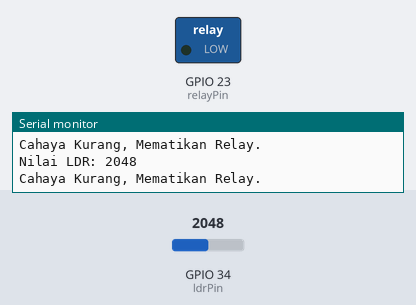
Bench run of a sketch on a simulated ESP32. On the bench: switched loads named in the sketch (green lamp = pin HIGH), the last lines printed to the serial monitor. The inputs (shaded band) are chosen by the test bench; at power-on: GPIO 34 (ldrPin) = 2048.

Above: at 1.8 s.
1.9 s: GPIO 34 (ldrPin) set to 320
3.4 s: GPIO 34 (ldrPin) set to 268
At 4.3 s:
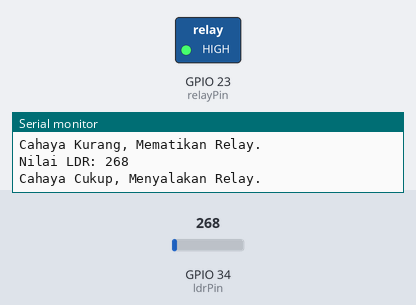
5.5 s: GPIO 34 (ldrPin) set to 340
At 7.0 s:
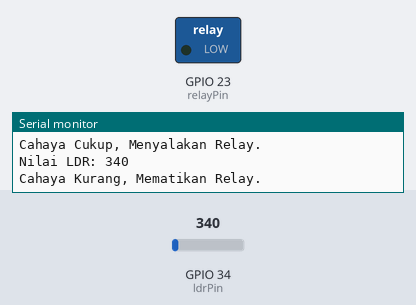
7.5 s: GPIO 34 (ldrPin) set to 260
At 8.5 s:
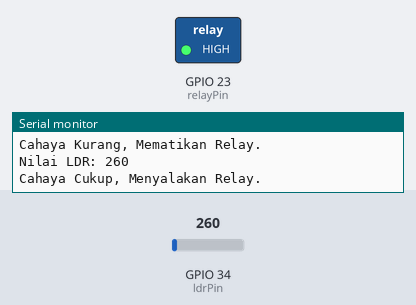
Timing chart, 0 to 10.5 s (numbered marks = the images above; inputs shaded):
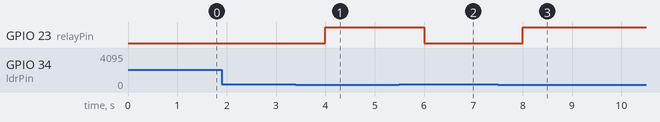

The sketch:

sketch_sep22a__relay_dan_sensor_cahaya_.ino
```cpp
// Definisikan pin untuk relay dan LDR
const int relayPin = 23; // Pin untuk relay
const int ldrPin = 34;   // Pin analog untuk LDR (gunakan pin ADC yang sesuai)
int ldrValue = 0;        // Variabel untuk menyimpan nilai LDR

void setup() {
  // Inisialisasi pin relay sebagai output
  pinMode(relayPin, OUTPUT);
  digitalWrite(relayPin, LOW); // Memastikan relay dalam keadaan mati saat program dimulai

  // Memulai komunikasi serial
  Serial.begin(115200);
  Serial.println("Inisialisasi Sensor Cahaya..."); // Pesan awal
}

void loop() {
  // Baca nilai dari LDR
  ldrValue = analogRead(ldrPin);
  Serial.print("Nilai LDR: ");     // Tampilkan nilai
  Serial.println(ldrValue);

  // Logika untuk menghidupkan atau mematikan relay berdasarkan nilai LDR
  if (ldrValue < 300) { // Threshold cahaya rendah
    Serial.println("Cahaya Cukup, Menyalakan Relay.");
    digitalWrite(relayPin, HIGH); // Hidupkan relay
  } else {
    Serial.println("Cahaya Kurang, Mematikan Relay.");
    digitalWrite(relayPin, LOW); // Matikan relay
  }

  delay(1000);  // Delay 1 detik
}
```

Measured:
- the behaviour switches between 300 and 299 on GPIO 34 (ldrPin) (found by bisection; images 0 and 1)
- after the input at 3.4 s, GPIO 23 (relayPin): LOW → HIGH after 0.60 s
- after the input at 5.5 s, GPIO 23 (relayPin): HIGH → LOW after 0.50 s
- after the input at 7.5 s, GPIO 23 (relayPin): LOW → HIGH after 0.50 s
